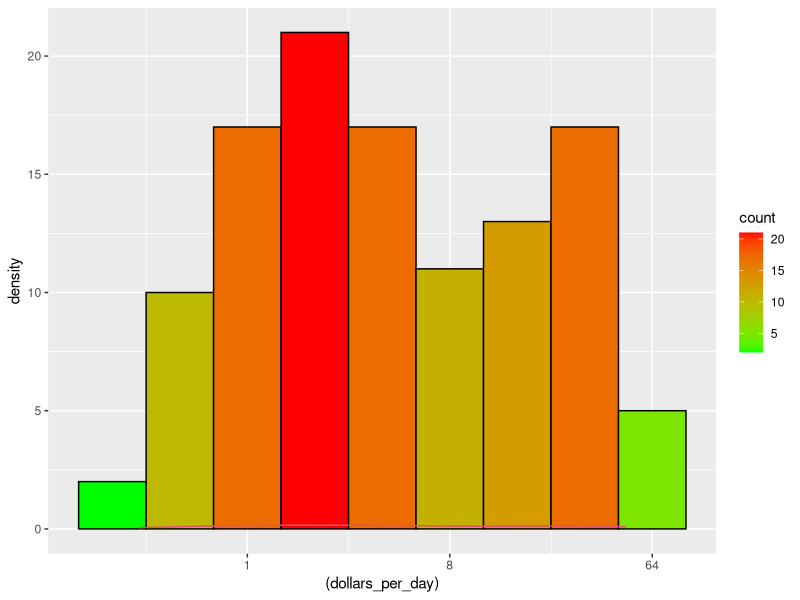

Here is the R script that generated this plot:
library(tidyverse)
library(dslabs)
data("gapminder")
gapminder%>%filter(year==1970&!is.na(gdp))%>%
  mutate(dollars_per_day=gdp/population/365)%>%
  ggplot(aes((dollars_per_day)))+
  geom_histogram(aes(fill=..count..),binwidth=1,color="black",show.legend=F)+
  geom_density(col=2)+
  scale_x_continuous(trans="log2")+
  scale_fill_gradient("count",low="green",high="red")
